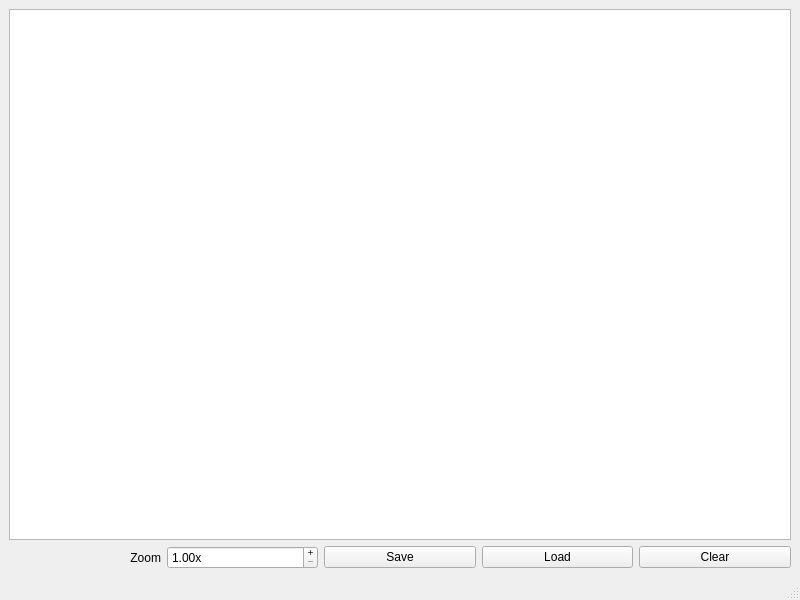
<?xml version="1.0" encoding="UTF-8"?>
<ui version="4.0">
 <class>MainWindow</class>
 <widget class="QMainWindow" name="MainWindow">
  <property name="geometry">
   <rect>
    <x>0</x>
    <y>0</y>
    <width>800</width>
    <height>600</height>
   </rect>
  </property>
  <property name="windowTitle">
   <string>MainWindow</string>
  </property>
  <widget class="QWidget" name="centralwidget">
   <layout class="QGridLayout" name="gridLayout">
    <item row="1" column="1">
     <widget class="QDoubleSpinBox" name="doubleSpinBox">
      <property name="buttonSymbols">
       <enum>QAbstractSpinBox::PlusMinus</enum>
      </property>
      <property name="accelerated">
       <bool>true</bool>
      </property>
      <property name="correctionMode">
       <enum>QAbstractSpinBox::CorrectToNearestValue</enum>
      </property>
      <property name="prefix">
       <string/>
      </property>
      <property name="suffix">
       <string>x</string>
      </property>
      <property name="minimum">
       <double>1.000000000000000</double>
      </property>
      <property name="maximum">
       <double>800.000000000000000</double>
      </property>
      <property name="singleStep">
       <double>1.000000000000000</double>
      </property>
      <property name="stepType">
       <enum>QAbstractSpinBox::DefaultStepType</enum>
      </property>
     </widget>
    </item>
    <item row="1" column="2">
     <widget class="QPushButton" name="saveButton">
      <property name="text">
       <string>Save</string>
      </property>
     </widget>
    </item>
    <item row="1" column="3">
     <widget class="QPushButton" name="loadButton">
      <property name="text">
       <string>Load</string>
      </property>
     </widget>
    </item>
    <item row="1" column="0">
     <widget class="QLabel" name="label">
      <property name="text">
       <string>Zoom</string>
      </property>
      <property name="alignment">
       <set>Qt::AlignRight|Qt::AlignTrailing|Qt::AlignVCenter</set>
      </property>
     </widget>
    </item>
    <item row="1" column="4">
     <widget class="QPushButton" name="clearButton">
      <property name="text">
       <string>Clear</string>
      </property>
     </widget>
    </item>
    <item row="0" column="0" colspan="5">
     <widget class="QGraphicsView" name="GOLgraphicsView"/>
    </item>
   </layout>
  </widget>
  <widget class="QMenuBar" name="menubar">
   <property name="geometry">
    <rect>
     <x>0</x>
     <y>0</y>
     <width>800</width>
     <height>22</height>
    </rect>
   </property>
  </widget>
  <widget class="QStatusBar" name="statusbar"/>
 </widget>
 <resources/>
 <connections/>
</ui>
